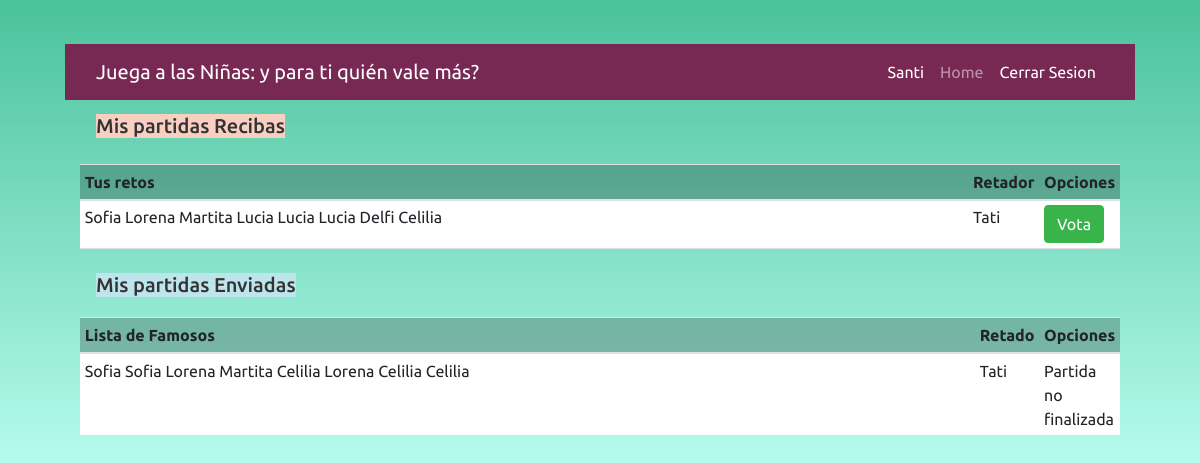
The app's page /todo/mis-partidas/2 (signed in), older data.
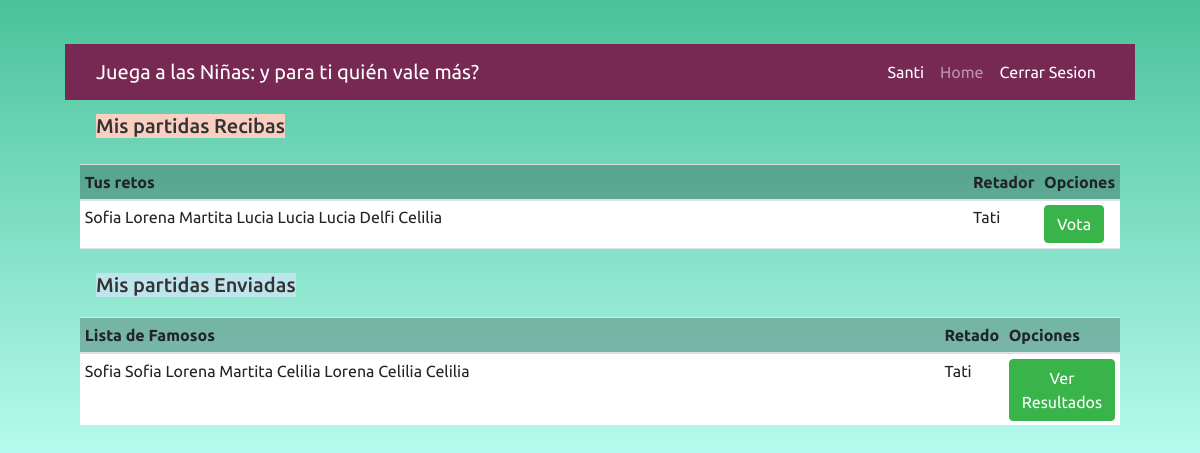
The same page, newer data.
### todo/models.py (models this page shows, shortened)
class Partida(db.Model):
    id = db.Column(db.Integer, primary_key=True)
    created_by = db.Column(db.Integer, db.ForeignKey('user.id'), nullable=False)
    retados = db.Column(db.Text)
    famosos = db.Column(db.Text)
    votos = db.Column(db.Text)

### todo/todo.py (the view)
@bp.route('/mis-partidas/<int:user_id>', methods=['GET', 'POST'])
@login_required
def mis_partidas(user_id):
    partidas_recibidas = Partida.query.filter(Partida.retados.contains(str(user_id))).all()
    partidas_enviadas = Partida.query.filter(Partida.created_by.contains(str(user_id))).all()
    return render_template('todo/mis-partidas.html',  partidas_recibidas= partidas_recibidas,partidas_enviadas=partidas_enviadas, User=User, json=json, len=len)

### todo/auth.py (called while the page is built)
@bp.before_app_request  # este decorador me registra esta peticion para q verifique esto primero q todo
def load_logged_in_user():  # mantiene la sesion iniciada
    user_id = session.get('user_id') #user_id tiene el user logeado
    if user_id is None:
        g.user = None
    else:
        g.user = User.query.get_or_404(user_id)

def login_required(view):
    @functools.wraps(view)
    def wrapped_view(**kwargs):
        if g.user is None:
            return redirect(url_for('auth.login'))
        return view(**kwargs)
    return wrapped_view

### todo/templates/todo/mis-partidas.html
{% extends 'base.html' %}
{% block content%}
<section class = 'container-fluid'>
    <nav class="navbar">
        <h5 class = 'h5 card-title table-primary '>Mis partidas Recibas </h5>
        <br><br>
        <link rel="'stylesheet" href="/static/styles.css">
    </nav>
     <table class="table table-sm">
        <thead>
            <tr class="table-active">
                <th class ='col'> Tus retos</th>
                <th class ='col'> Retador</th>
                <th class ='col' colspan="2"> Opciones</th>
            </tr>
            </thead>
            <tbody>
            {% for partida in partidas_recibidas %}
            {% set creador = User.query.filter_by(id=partida.created_by).first().username %}
            {% set famosos = json.loads(partida.famosos)%}
             <tr>
                    <td>
                        {% for famoso in famosos %}
                        <span> {{famoso.0 | capitalize }}</span>
                        {% endfor %}
                    </td>
                    <td>{{creador | capitalize}}</td>
                 <td>
                    <a href="{{url_for('todo.partida', id= partida.id)}} " class = 'btn btn-success'>Vota</a>
                </td>
             </tr>
            {% endfor %}
     </tbody>
     </table>
</section>
<section class = 'container-fluid'>
    <nav class="navbar">
        <h5 class = 'h5 card-title table-info '> Mis partidas Enviadas</h5>
        <link rel="'stylesheet" href="/static/styles.css">
    </nav>
     <table class="table table-sm">
        <thead>
            <tr class="table-active">
                <th class ='col'> Lista de Famosos</th>
                <th class ='col'> Retado</th>
                <th class ='col' colspan="2"> Opciones</th>
            </tr>
            </thead>
            <tbody>
            {% for partida in partidas_enviadas %}
            {% set retado = User.query.filter_by(id=partida.retados).first().username %}
            {% set famosos = json.loads(partida.famosos)%}
             <tr>
                    <td>
                        {% for famoso in famosos %}
                        <span> {{famoso.0 | capitalize }}</span>
                        {% endfor %}
                    </td>
                    <td>{{retado | capitalize}}</td>
                 <td>
                     {% set votos = json.loads(partida.votos)%}
                     {% set famosos = json.loads(partida.famosos)%}
                     {%  if len(votos) >0 and len(votos) >= len(famosos)-1: %}
                    <a href="{{url_for('todo.partida', id= partida.id)}} " class = 'btn btn-success'>Ver Resultados</a>
                     {%else%}
                     <span> Partida no finalizada</span>
                     {%endif%}
                </td>
             </tr>
            {% endfor %}
     </tbody>
     </table>
</section>
{%endblock%}

Row changes from the older to the newer data that the page shows:
changed Partida (number 2 of 2 on the later page): text "Partida no finalizada" → "Ver Resultados"
